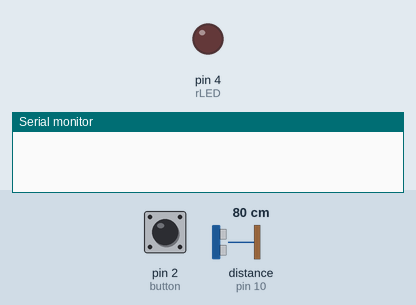
A sketch run on a simulated Arduino Uno, built with avr-gcc and run on an emulated ATmega328P. Parts: output pins drawn as LEDs (lit = HIGH), the last lines printed to the serial monitor. Wiring (inferred from the names in the program): ultrasonic range finder: trigger pin 9; echo pin 10. The inputs (shaded band) are chosen by the test bench; at power-on: distance to the obstacle (sensor on pin 10) 80 cm, pin 2 (button) LOW. The echo pulse lasts 58.3 µs per cm; pins used as bus, display or sensor lines are not drawn.

Above: at 1.2 s.
1.3 s: distance to the obstacle (sensor on pin 10) set to 56 cm
3.0 s: distance to the obstacle (sensor on pin 10) set to 47 cm
At 4.9 s:
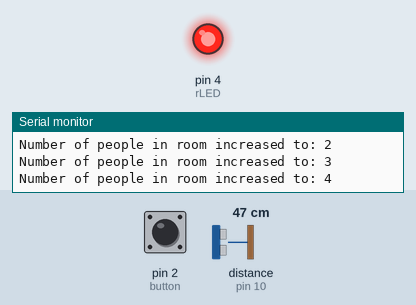
Timing chart, 0 to 6.4 s (numbered marks = the images above; inputs shaded):
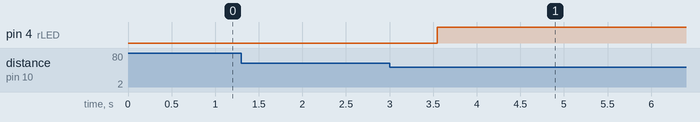

The sketch:

single_directional_sr04_counter.ino
```cpp
const int trigPin = 9;
const int echoPin = 10;

int count = 0;

int rLED = 4;
int button = 2;
byte buttonState = 0;

long duration;
int distance;

void setup() {
  Serial.begin(9600);
  pinMode(button, INPUT);
  pinMode(trigPin, OUTPUT);
  pinMode(echoPin, INPUT);
  pinMode(rLED, OUTPUT);
  digitalWrite(rLED, LOW);
}
//this function counts UP the no. of people in the garden
void upPrint(){
  count++;
  Serial.print("Number of people in room increased to: ");
  Serial.println(count);
  delay(500);
}
//this function counts DOWN the no. of people in the garden
void downPrint(){
  count--;
  Serial.print("Number of people in room decreased to: ");
  Serial.println(count);
  delay(500);
}
//this function CHECKS to see which sensor receieves an input
void checkSeq(){
  duration = pulseIn(echoPin, HIGH);
  distance = duration*0.034/2;
  buttonState = digitalRead(button);

  if(distance <= 50){
    upPrint();
  }
  if(buttonState == HIGH){
    downPrint();
  }
}
//this function controls the OUTPUT of the led depending on the no. of people in the garden
void ledStatus(){
  if(count > 0)
  {
    digitalWrite(rLED, HIGH);
  }
  if(count <= 0){
    digitalWrite(rLED, LOW);
  }
}

void loop() {
  delay(50);
  //SR04 sensor setup
  digitalWrite(trigPin, LOW);
  delayMicroseconds(5);
  digitalWrite(trigPin, HIGH);
  delayMicroseconds(50);
  digitalWrite(trigPin, LOW);

  checkSeq(); //call check function
  ledStatus(); //call output function

  //Serial.println(distance);
  //Serial.println(buttonState);

}
```

Measured:
- the behaviour switches between 52 and 51 cm on distance to the obstacle (sensor on pin 10) (found by bisection; images 0 and 1)
- after the input at 1.3 s, every drawn part: stays the same
- after the input at 3.0 s, pin 4 (rLED): LOW → HIGH after 0.55 s
